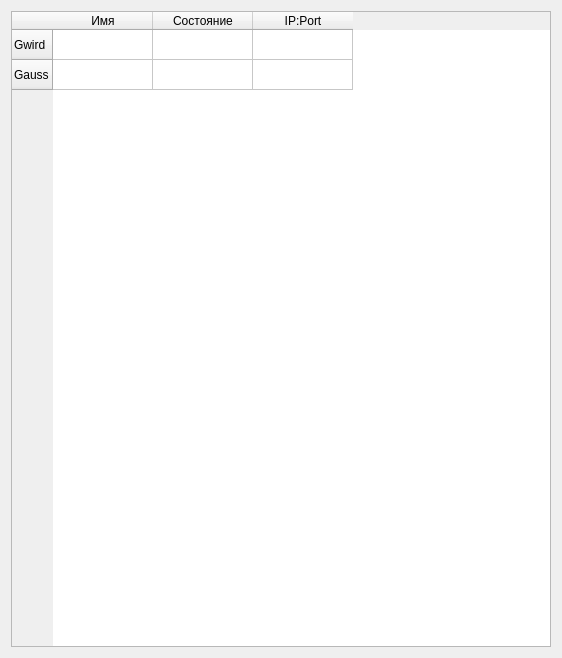
<ui version="4.0" >
 <class>ServerFormClass</class>
 <widget class="QWidget" name="ServerFormClass" >
  <property name="geometry" >
   <rect>
    <x>0</x>
    <y>0</y>
    <width>562</width>
    <height>658</height>
   </rect>
  </property>
  <property name="windowTitle" >
   <string>Form</string>
  </property>
  <layout class="QGridLayout" name="gridLayout" >
   <item row="0" column="0" >
    <widget class="QTableWidget" name="table" >
     <property name="selectionMode" >
      <enum>QAbstractItemView::SingleSelection</enum>
     </property>
     <property name="selectionBehavior" >
      <enum>QAbstractItemView::SelectRows</enum>
     </property>
     <row>
      <property name="text" >
       <string>Gwird</string>
      </property>
     </row>
     <row>
      <property name="text" >
       <string>Gauss</string>
      </property>
     </row>
     <column>
      <property name="text" >
       <string>Имя</string>
      </property>
     </column>
     <column>
      <property name="text" >
       <string>Состояние</string>
      </property>
     </column>
     <column>
      <property name="text" >
       <string>IP:Port</string>
      </property>
     </column>
    </widget>
   </item>
  </layout>
 </widget>
 <resources/>
 <connections/>
</ui>
